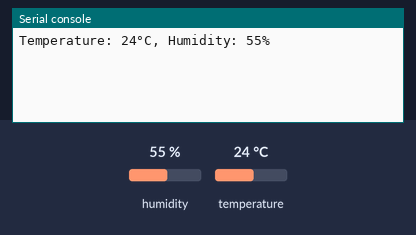
The program below on a simulated Raspberry Pi Pico running MicroPython. Parts: the last lines printed to the serial console. The test bench sets the inputs (shaded band); at power-on: humidity 55 %, temperature 24 °C.

Above: at 1.2 s.
1.3 s: humidity set to 22 %
At 3.1 s:
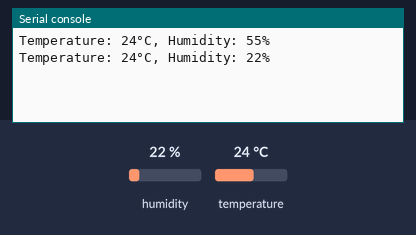
4.0 s: temperature set to 12 °C
At 5.4 s:
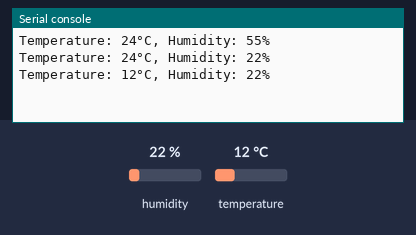
6.7 s: humidity set to 40 %
At 8.9 s:
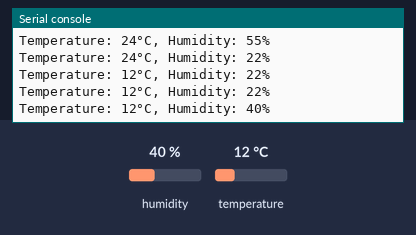
Timing chart, 0 to 10.4 s (numbered marks = the images above; inputs shaded):
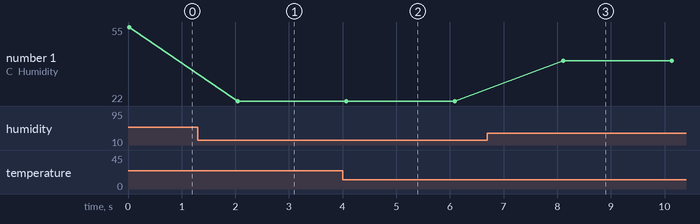

The program:

dht11.py
```python
from dht import DHT11
from machine import Pin
from time import sleep

d = DHT11(Pin(4))

while True:
    d.measure()
    print(f"Temperature: {d.temperature()}{chr(176)}C, Humidity: {d.humidity()}%")
    sleep(2.)
    
```

Measured:
- after the input at 1.3 s, the serial console: prints a new line after 0.75 s (image 1)
- after the input at 4.0 s, the serial console: prints a new line after 0.07 s (image 2)
- after the input at 6.7 s, the serial console: prints a new line after 1.4 s (image 3)
- plotted number 1: 55 → 22 after the input at 1.3 s, 22 → 40 after the input at 6.7 s
